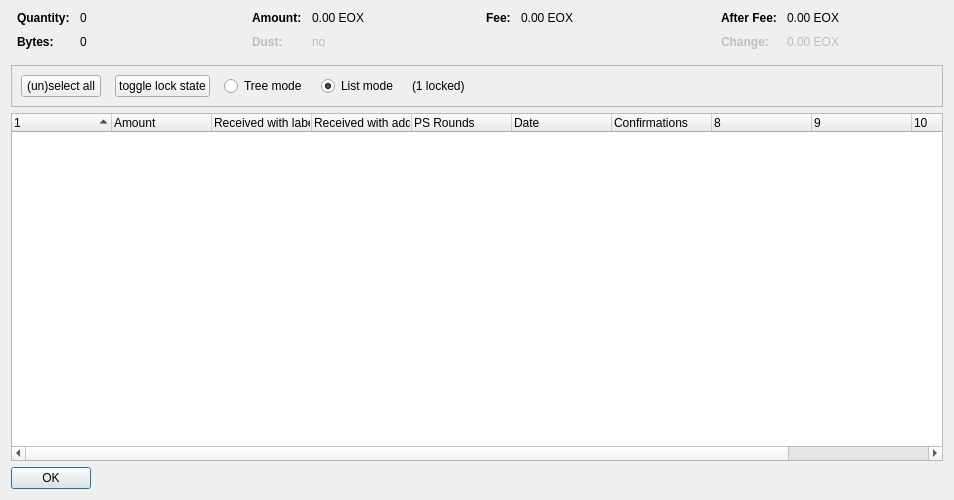
<?xml version="1.0" encoding="UTF-8"?>
<ui version="4.0">
 <class>CoinControlDialog</class>
 <widget class="QDialog" name="CoinControlDialog">
  <property name="geometry">
   <rect>
    <x>0</x>
    <y>0</y>
    <width>954</width>
    <height>500</height>
   </rect>
  </property>
  <property name="windowTitle">
   <string>Coin Selection</string>
  </property>
  <layout class="QVBoxLayout" name="verticalLayout">
   <item>
    <layout class="QHBoxLayout" name="horizontalLayoutTop" stretch="0,0,0,0">
     <property name="topMargin">
      <number>0</number>
     </property>
     <property name="bottomMargin">
      <number>10</number>
     </property>
     <item>
      <layout class="QFormLayout" name="formLayoutCoinControl1">
       <property name="horizontalSpacing">
        <number>10</number>
       </property>
       <property name="verticalSpacing">
        <number>10</number>
       </property>
       <property name="leftMargin">
        <number>6</number>
       </property>
       <property name="rightMargin">
        <number>6</number>
       </property>
       <item row="0" column="0">
        <widget class="QLabel" name="labelCoinControlQuantityText">
         <property name="font">
          <font>
           <weight>75</weight>
           <bold>true</bold>
          </font>
         </property>
         <property name="text">
          <string>Quantity:</string>
         </property>
        </widget>
       </item>
       <item row="0" column="1">
        <widget class="QLabel" name="labelCoinControlQuantity">
         <property name="cursor">
          <cursorShape>IBeamCursor</cursorShape>
         </property>
         <property name="contextMenuPolicy">
          <enum>Qt::ActionsContextMenu</enum>
         </property>
         <property name="text">
          <string notr="true">0</string>
         </property>
         <property name="textInteractionFlags">
          <set>Qt::LinksAccessibleByMouse|Qt::TextSelectableByKeyboard|Qt::TextSelectableByMouse</set>
         </property>
        </widget>
       </item>
       <item row="1" column="0">
        <widget class="QLabel" name="labelCoinControlBytesText">
         <property name="font">
          <font>
           <weight>75</weight>
           <bold>true</bold>
          </font>
         </property>
         <property name="text">
          <string>Bytes:</string>
         </property>
        </widget>
       </item>
       <item row="1" column="1">
        <widget class="QLabel" name="labelCoinControlBytes">
         <property name="cursor">
          <cursorShape>IBeamCursor</cursorShape>
         </property>
         <property name="contextMenuPolicy">
          <enum>Qt::ActionsContextMenu</enum>
         </property>
         <property name="text">
          <string notr="true">0</string>
         </property>
         <property name="textInteractionFlags">
          <set>Qt::LinksAccessibleByMouse|Qt::TextSelectableByKeyboard|Qt::TextSelectableByMouse</set>
         </property>
        </widget>
       </item>
      </layout>
     </item>
     <item>
      <layout class="QFormLayout" name="formLayoutCoinControl2">
       <property name="horizontalSpacing">
        <number>10</number>
       </property>
       <property name="verticalSpacing">
        <number>10</number>
       </property>
       <property name="leftMargin">
        <number>6</number>
       </property>
       <property name="rightMargin">
        <number>6</number>
       </property>
       <item row="0" column="0">
        <widget class="QLabel" name="labelCoinControlAmountText">
         <property name="font">
          <font>
           <weight>75</weight>
           <bold>true</bold>
          </font>
         </property>
         <property name="text">
          <string>Amount:</string>
         </property>
        </widget>
       </item>
       <item row="0" column="1">
        <widget class="QLabel" name="labelCoinControlAmount">
         <property name="cursor">
          <cursorShape>IBeamCursor</cursorShape>
         </property>
         <property name="contextMenuPolicy">
          <enum>Qt::ActionsContextMenu</enum>
         </property>
         <property name="text">
          <string notr="true">0.00 EOX</string>
         </property>
         <property name="textInteractionFlags">
          <set>Qt::LinksAccessibleByMouse|Qt::TextSelectableByKeyboard|Qt::TextSelectableByMouse</set>
         </property>
        </widget>
       </item>
       <item row="1" column="0">
        <widget class="QLabel" name="labelCoinControlLowOutputText">
         <property name="enabled">
          <bool>false</bool>
         </property>
         <property name="font">
          <font>
           <weight>75</weight>
           <bold>true</bold>
          </font>
         </property>
         <property name="text">
          <string>Dust:</string>
         </property>
        </widget>
       </item>
       <item row="1" column="1">
        <widget class="QLabel" name="labelCoinControlLowOutput">
         <property name="enabled">
          <bool>false</bool>
         </property>
         <property name="cursor">
          <cursorShape>IBeamCursor</cursorShape>
         </property>
         <property name="contextMenuPolicy">
          <enum>Qt::ActionsContextMenu</enum>
         </property>
         <property name="text">
          <string notr="true">no</string>
         </property>
         <property name="textInteractionFlags">
          <set>Qt::LinksAccessibleByMouse|Qt::TextSelectableByKeyboard|Qt::TextSelectableByMouse</set>
         </property>
        </widget>
       </item>
      </layout>
     </item>
     <item>
      <layout class="QFormLayout" name="formLayoutCoinControl3">
       <property name="horizontalSpacing">
        <number>10</number>
       </property>
       <property name="verticalSpacing">
        <number>10</number>
       </property>
       <property name="leftMargin">
        <number>6</number>
       </property>
       <property name="rightMargin">
        <number>6</number>
       </property>
       <item row="0" column="0">
        <widget class="QLabel" name="labelCoinControlFeeText">
         <property name="font">
          <font>
           <weight>75</weight>
           <bold>true</bold>
          </font>
         </property>
         <property name="text">
          <string>Fee:</string>
         </property>
        </widget>
       </item>
       <item row="0" column="1">
        <widget class="QLabel" name="labelCoinControlFee">
         <property name="cursor">
          <cursorShape>IBeamCursor</cursorShape>
         </property>
         <property name="contextMenuPolicy">
          <enum>Qt::ActionsContextMenu</enum>
         </property>
         <property name="text">
          <string notr="true">0.00 EOX</string>
         </property>
         <property name="textInteractionFlags">
          <set>Qt::LinksAccessibleByMouse|Qt::TextSelectableByKeyboard|Qt::TextSelectableByMouse</set>
         </property>
        </widget>
       </item>
      </layout>
     </item>
     <item>
      <layout class="QFormLayout" name="formLayoutCoinControl4">
       <property name="horizontalSpacing">
        <number>10</number>
       </property>
       <property name="verticalSpacing">
        <number>10</number>
       </property>
       <property name="leftMargin">
        <number>6</number>
       </property>
       <property name="rightMargin">
        <number>6</number>
       </property>
       <item row="0" column="0">
        <widget class="QLabel" name="labelCoinControlAfterFeeText">
         <property name="font">
          <font>
           <weight>75</weight>
           <bold>true</bold>
          </font>
         </property>
         <property name="text">
          <string>After Fee:</string>
         </property>
        </widget>
       </item>
       <item row="0" column="1">
        <widget class="QLabel" name="labelCoinControlAfterFee">
         <property name="cursor">
          <cursorShape>IBeamCursor</cursorShape>
         </property>
         <property name="contextMenuPolicy">
          <enum>Qt::ActionsContextMenu</enum>
         </property>
         <property name="text">
          <string notr="true">0.00 EOX</string>
         </property>
         <property name="textInteractionFlags">
          <set>Qt::LinksAccessibleByMouse|Qt::TextSelectableByKeyboard|Qt::TextSelectableByMouse</set>
         </property>
        </widget>
       </item>
       <item row="1" column="0">
        <widget class="QLabel" name="labelCoinControlChangeText">
         <property name="enabled">
          <bool>false</bool>
         </property>
         <property name="font">
          <font>
           <weight>75</weight>
           <bold>true</bold>
          </font>
         </property>
         <property name="text">
          <string>Change:</string>
         </property>
        </widget>
       </item>
       <item row="1" column="1">
        <widget class="QLabel" name="labelCoinControlChange">
         <property name="enabled">
          <bool>false</bool>
         </property>
         <property name="cursor">
          <cursorShape>IBeamCursor</cursorShape>
         </property>
         <property name="contextMenuPolicy">
          <enum>Qt::ActionsContextMenu</enum>
         </property>
         <property name="text">
          <string notr="true">0.00 EOX</string>
         </property>
         <property name="textInteractionFlags">
          <set>Qt::LinksAccessibleByMouse|Qt::TextSelectableByKeyboard|Qt::TextSelectableByMouse</set>
         </property>
        </widget>
       </item>
      </layout>
     </item>
    </layout>
   </item>
   <item>
    <widget class="QFrame" name="frame">
     <property name="minimumSize">
      <size>
       <width>0</width>
       <height>40</height>
      </size>
     </property>
     <property name="frameShape">
      <enum>QFrame::StyledPanel</enum>
     </property>
     <property name="frameShadow">
      <enum>QFrame::Sunken</enum>
     </property>
     <layout class="QHBoxLayout" name="horizontalLayout">
      <item>
       <layout class="QHBoxLayout" name="horizontalLayoutPanel" stretch="0,0,0,0,0,0">
        <property name="spacing">
         <number>14</number>
        </property>
        <item>
         <widget class="QPushButton" name="pushButtonSelectAll">
          <property name="sizePolicy">
           <sizepolicy hsizetype="Maximum" vsizetype="Fixed">
            <horstretch>0</horstretch>
            <verstretch>0</verstretch>
           </sizepolicy>
          </property>
          <property name="text">
           <string>(un)select all</string>
          </property>
          <property name="autoDefault">
           <bool>false</bool>
          </property>
         </widget>
        </item>
        <item>
         <widget class="QPushButton" name="pushButtonToggleLock">
          <property name="sizePolicy">
           <sizepolicy hsizetype="Maximum" vsizetype="Fixed">
            <horstretch>0</horstretch>
            <verstretch>0</verstretch>
           </sizepolicy>
          </property>
          <property name="text">
           <string>toggle lock state</string>
          </property>
          <property name="autoDefault">
           <bool>false</bool>
          </property>
         </widget>
        </item>
        <item>
         <widget class="QRadioButton" name="radioTreeMode">
          <property name="sizePolicy">
           <sizepolicy hsizetype="Maximum" vsizetype="Fixed">
            <horstretch>0</horstretch>
            <verstretch>0</verstretch>
           </sizepolicy>
          </property>
          <property name="text">
           <string>Tree mode</string>
          </property>
         </widget>
        </item>
        <item>
         <widget class="QRadioButton" name="radioListMode">
          <property name="sizePolicy">
           <sizepolicy hsizetype="Maximum" vsizetype="Fixed">
            <horstretch>0</horstretch>
            <verstretch>0</verstretch>
           </sizepolicy>
          </property>
          <property name="text">
           <string>List mode</string>
          </property>
          <property name="checked">
           <bool>true</bool>
          </property>
         </widget>
        </item>
        <item>
         <widget class="QLabel" name="labelLocked">
          <property name="text">
           <string>(1 locked)</string>
          </property>
         </widget>
        </item>
        <item>
         <spacer name="horizontalSpacer">
          <property name="orientation">
           <enum>Qt::Horizontal</enum>
          </property>
          <property name="sizeHint" stdset="0">
           <size>
            <width>40</width>
            <height>20</height>
           </size>
          </property>
         </spacer>
        </item>
       </layout>
      </item>
     </layout>
    </widget>
   </item>
   <item>
    <widget class="CoinControlTreeWidget" name="treeWidget">
     <property name="contextMenuPolicy">
      <enum>Qt::CustomContextMenu</enum>
     </property>
     <property name="sortingEnabled">
      <bool>false</bool>
     </property>
     <property name="columnCount">
      <number>11</number>
     </property>
     <attribute name="headerShowSortIndicator" stdset="0">
      <bool>true</bool>
     </attribute>
     <attribute name="headerStretchLastSection">
      <bool>false</bool>
     </attribute>
     <column>
      <property name="text">
       <string/>
      </property>
     </column>
     <column>
      <property name="text">
       <string>Amount</string>
      </property>
     </column>
     <column>
      <property name="text">
       <string>Received with label</string>
      </property>
     </column>
     <column>
      <property name="text">
       <string>Received with address</string>
      </property>
     </column>
     <column>
      <property name="text">
       <string>PS Rounds</string>
      </property>
     </column>
     <column>
      <property name="text">
       <string>Date</string>
      </property>
     </column>
     <column>
      <property name="text">
       <string>Confirmations</string>
      </property>
      <property name="toolTip">
       <string>Confirmed</string>
      </property>
     </column>
     <column>
      <property name="text">
       <string/>
      </property>
     </column>
     <column>
      <property name="text">
       <string/>
      </property>
     </column>
     <column>
      <property name="text">
       <string/>
      </property>
     </column>
     <column>
      <property name="text">
       <string/>
      </property>
     </column>
    </widget>
   </item>
   <item>
    <widget class="QDialogButtonBox" name="buttonBox">
     <property name="sizePolicy">
      <sizepolicy hsizetype="Maximum" vsizetype="Fixed">
       <horstretch>0</horstretch>
       <verstretch>0</verstretch>
      </sizepolicy>
     </property>
     <property name="orientation">
      <enum>Qt::Horizontal</enum>
     </property>
     <property name="standardButtons">
      <set>QDialogButtonBox::Ok</set>
     </property>
    </widget>
   </item>
  </layout>
 </widget>
 <customwidgets>
  <customwidget>
   <class>CoinControlTreeWidget</class>
   <extends>QTreeWidget</extends>
   <header>coincontroltreewidget.h</header>
  </customwidget>
 </customwidgets>
 <resources/>
 <connections/>
</ui>
